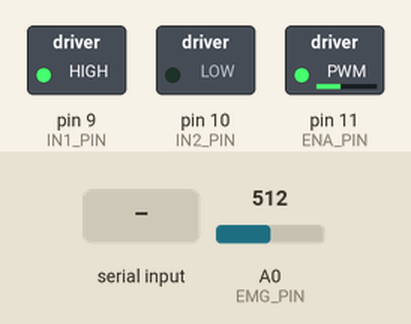
This sketch was run on a simulated Arduino Uno, built with avr-gcc and run on an emulated ATmega328P. Shown: switched loads named in the sketch (green lamp = pin HIGH). Inputs (shaded band) come from the test bench; at power-on: A0 (EMG_PIN) = 512. What the sketch prints to the serial monitor is not drawn.

Above: at 1.2 s.
1.3 s: "MOTOR:\n" received over Serial
Timing chart, 0 to 4.3 s (numbered marks = the images above; inputs shaded):
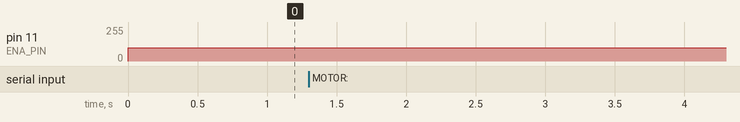

The sketch:

To_share.ino
```cpp
// ===== BioCARE EMG + L293D Motor Control =====
// Protocol with Python:
//  - Arduino SENDS:  "<millis>,<emg_raw>\n"
//  - Arduino RECEIVES: "MOTOR:<0-100>\n"  → sets DC motor PWM via L293D

// -------- Pins (UPDATED) --------
const int EMG_PIN   = A0;   // MyoWare output
const int ENA_PIN   = 11;   // L293D EN1 (must be PWM-capable)
const int IN1_PIN   = 9;    // L293D IN1
const int IN2_PIN   = 10;   // L293D IN2

// -------- Motor limits --------
const int MOTOR_PWM_MAX = 200;  // out of 255 (≈78%)

// Sampling rate
const unsigned long SAMPLE_PERIOD_US = 1000; // 1 kHz

// Serial command buffer
const byte CMD_BUF_LEN = 32;
char cmdBuf[CMD_BUF_LEN];
byte cmdPos = 0;

// Motor state
int currentMotorPercent = 0;
unsigned long lastSampleMicros = 0;


void setup() {
  pinMode(EMG_PIN, INPUT);

  pinMode(ENA_PIN, OUTPUT);
  pinMode(IN1_PIN, OUTPUT);
  pinMode(IN2_PIN, OUTPUT);

  // Default motor direction + initially off
  digitalWrite(IN1_PIN, HIGH);
  digitalWrite(IN2_PIN, LOW);
  analogWrite(ENA_PIN, 0);

  Serial.begin(115200);
}


// Map 0–100% → PWM and apply it
void setMotorPercent(int pct) {
  if (pct < 0) pct = 0;
  if (pct > 100) pct = 100;

  currentMotorPercent = pct;
  int pwm = map(pct, 0, 100, 0, MOTOR_PWM_MAX);

  if (pwm == 0) {
    analogWrite(ENA_PIN, 0);
  } else {
    // One-direction operation (safe default)
    digitalWrite(IN1_PIN, HIGH);
    digitalWrite(IN2_PIN, LOW);
    analogWrite(ENA_PIN, pwm);
  }
}


// Reads "MOTOR:<value>" from Serial
void handleSerial() {
  while (Serial.available() > 0) {
    char c = Serial.read();

    if (c == '\r') continue;

    if (c == '\n') {
      cmdBuf[cmdPos] = '\0';
      if (cmdPos > 0) {
        parseCommand(cmdBuf);
      }
      cmdPos = 0;
    } else {
      if (cmdPos < CMD_BUF_LEN - 1) {
        cmdBuf[cmdPos++] = c;
      } else {
        cmdPos = 0; // overflow
      }
    }
  }
}

void parseCommand(const char *cmd) {
  if (strncmp(cmd, "MOTOR:", 6) == 0) {
    int value = atoi(cmd + 6);
    setMotorPercent(value);
  }
}


// Main loop: EMG sampling + serial commands
void loop() {

  // --- 1 kHz EMG sampling ---
  unsigned long now_us = micros();
  if (now_us - lastSampleMicros >= SAMPLE_PERIOD_US) {
    lastSampleMicros += SAMPLE_PERIOD_US;

    int raw = analogRead(EMG_PIN);
    unsigned long ms = millis();

    // Python expects EXACT format: "<ms>,<raw>"
    Serial.print(ms);
    Serial.print(",");
    Serial.println(raw);
  }
  digitalWrite(IN1_PIN, HIGH);
  digitalWrite(IN2_PIN, LOW);
  analogWrite(ENA_PIN, 100);
  // Handle motor commands from Python
  handleSerial();
}
```
